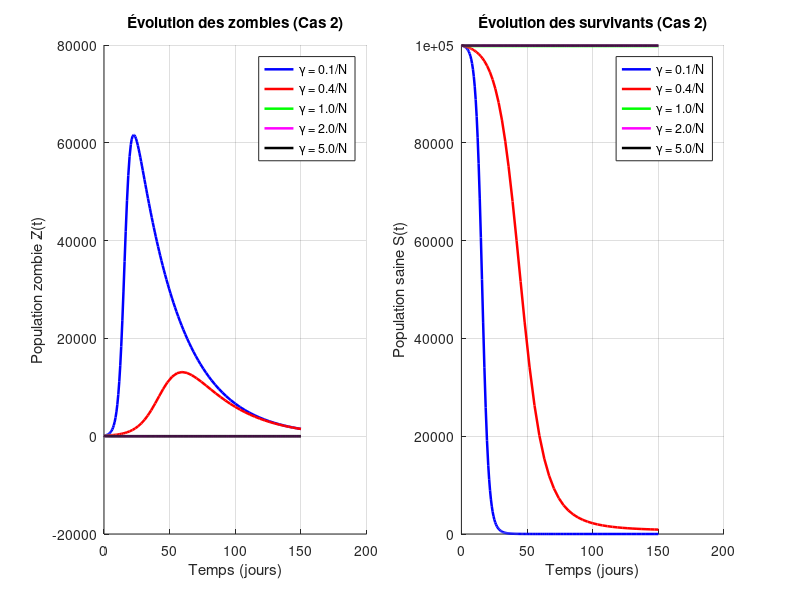

MATLAB code to generate this figure: (Note: this script raises an error after producing the figure.)
%% Modélisation d'une pandémie zombie (modèle SZD, variante du modèle SIR)
% Auteur : Timothé Bardoux - IPSA, Bachelor 1, Introduction à MATLAB
% Résolution des systèmes d'équations différentielles avec ode45.

clear all; close all; clc;

%% Paramètres
N      = 100000;       % Population totale
Z0     = 100;          % Zombies initiaux
S0     = N - Z0;       % Personnes saines initiales
D0     = 0;            % Morts initiaux
R0_pop = 0;            % Personnes guéries initiales (cas 3)

tspan = [0 150];       % Durée : 150 jours

alpha = 0.55 / N;      % Taux de contamination
beta  = 0.03;          % Taux de mortalité des zombies
gamma = 0.4 / N;       % Taux de compétition / guérison
rho   = 0.02;          % Taux de mise en quarantaine (cas bonus)

%% Cas 1 : sans réponse humaine
fprintf('=== CAS 1 : Sans réponse humaine ===\n');

f1 = @(t, y) [...
    -alpha * y(1) * y(2);                     % dS/dt
     alpha * y(1) * y(2) - beta * y(2);       % dZ/dt
     beta * y(2)];                            % dD/dt

y0_1 = [S0; Z0; D0];
[t1, Y1] = ode45(f1, tspan, y0_1);
S1 = Y1(:,1); Z1 = Y1(:,2); D1 = Y1(:,3);

[pic_Z1, idx_Z1] = max(Z1);
fprintf(' Pic zombies     : %.0f personnes au jour %.1f\n', pic_Z1, t1(idx_Z1));
fprintf(' Survivants J150 : %.0f personnes\n', S1(end));
fprintf(' Morts totaux    : %.0f personnes\n\n', D1(end));

%% Cas 2 : avec rébellion humaine
fprintf('=== CAS 2 : Avec rébellion humaine ===\n');

f2 = @(t, y) [...
    -alpha * y(1) * y(2);
     alpha * y(1) * y(2) - beta * y(2) - gamma * y(1) * y(2);
     beta * y(2) + gamma * y(1) * y(2)];

y0_2 = [S0; Z0; D0];
[t2, Y2] = ode45(f2, tspan, y0_2);
S2 = Y2(:,1); Z2 = Y2(:,2); D2 = Y2(:,3);

[pic_Z2, idx_Z2] = max(Z2);
fprintf(' Pic zombies     : %.0f personnes au jour %.1f\n', pic_Z2, t2(idx_Z2));
fprintf(' Survivants J150 : %.0f personnes\n', S2(end));
fprintf(' Morts totaux    : %.0f personnes\n\n', D2(end));

%% Cas 2 : étude de l'effet de gamma
fprintf('=== CAS 2 : Étude de l''effet de gamma ===\n');

gamma_vals = [0.1/N, 0.4/N, 1.0/N, 2.0/N, 5.0/N];
labels_g   = {'γ = 0.1/N', 'γ = 0.4/N', 'γ = 1.0/N', 'γ = 2.0/N', 'γ = 5.0/N'};
colors_g   = {'b', 'r', 'g', 'm', 'k'};

figure('Name','Cas 2 - Effet de gamma','NumberTitle','off','Position',[100 100 900 400]);
subplot(1,2,1); hold on;
subplot(1,2,2); hold on;

for i = 1:length(gamma_vals)
    g = gamma_vals(i);
    f_g = @(t, y) [...
        -alpha * y(1) * y(2);
         alpha * y(1) * y(2) - beta * y(2) - g * y(1) * y(2);
         beta * y(2) + g * y(1) * y(2)];
    [tg, Yg] = ode45(f_g, tspan, y0_2);
    Sg = Yg(:,1); Zg = Yg(:,2);

    subplot(1,2,1); plot(tg, Zg, colors_g{i}, 'LineWidth', 1.8);
    subplot(1,2,2); plot(tg, Sg, colors_g{i}, 'LineWidth', 1.8);

    [pic_g, idx_g] = max(Zg);
    fprintf(' %s -> Pic : %.0f au jour %.1f | Survivants : %.0f\n', ...
        labels_g{i}, pic_g, tg(idx_g), Sg(end));
end

subplot(1,2,1);
xlabel('Temps (jours)'); ylabel('Population zombie Z(t)');
title('Évolution des zombies (Cas 2)');
legend(labels_g, 'Location','northeast'); grid on;

subplot(1,2,2);
xlabel('Temps (jours)'); ylabel('Population saine S(t)');
title('Évolution des survivants (Cas 2)');
legend(labels_g, 'Location','northeast'); grid on;

sgtitle('Cas 2 : Impact du paramètre \gamma');
fprintf('\n');

%% Cas 3 : avec remède permanent
fprintf('=== CAS 3 : Avec remède permanent ===\n');

f3 = @(t, y) [...
    -alpha * y(1) * y(2);
     alpha * y(1) * y(2) - beta * y(2) - gamma * (y(1) + y(3)) * y(2);
     gamma * (y(1) + y(3)) * y(2);
     beta * y(2)];

y0_3 = [S0; Z0; R0_pop; D0];
[t3, Y3] = ode45(f3, tspan, y0_3);
S3 = Y3(:,1); Z3 = Y3(:,2); R3 = Y3(:,3); D3 = Y3(:,4);

[pic_Z3, idx_Z3] = max(Z3);
fprintf(' Pic zombies           : %.0f personnes au jour %.1f\n', pic_Z3, t3(idx_Z3));
fprintf(' Survivants sains J150 : %.0f\n', S3(end));
fprintf(' Guéris R J150         : %.0f\n', R3(end));
fprintf(' Morts totaux          : %.0f\n\n', D3(end));

%% Cas 4 : remède disponible après 10 jours
fprintf('=== CAS 4 : Remède disponible après 10 jours ===\n');

T_remede = 10;   % Jour d'arrivée du remède

% Phase 1 : 0 à T_remede (modèle du cas 1)
[t4a, Y4a] = ode45(f1, [0 T_remede], y0_1);

% Conditions initiales de la phase 2 : état à J10, R démarre à 0
y0_4b = [Y4a(end,1); Y4a(end,2); 0; Y4a(end,3)];

% Phase 2 : T_remede à 150 (modèle du cas 3)
[t4b, Y4b] = ode45(f3, [T_remede 150], y0_4b);

% Concaténation des deux phases
t4 = [t4a; t4b];
S4 = [Y4a(:,1); Y4b(:,1)];
Z4 = [Y4a(:,2); Y4b(:,2)];
R4 = [zeros(size(Y4a,1),1); Y4b(:,3)];
D4 = [Y4a(:,3); Y4b(:,4)];

[pic_Z4, idx_Z4] = max(Z4);
fprintf(' Pic zombies           : %.0f personnes au jour %.1f\n', pic_Z4, t4(idx_Z4));
fprintf(' Survivants sains J150 : %.0f\n', S4(end));
fprintf(' Guéris R J150         : %.0f\n', R4(end));
fprintf(' Morts totaux          : %.0f\n\n', D4(end));

%% Cas bonus : mise en quarantaine
fprintf('=== CAS BONUS : Mise en quarantaine ===\n');

fq = @(t, y) [...
    -alpha * y(1) * y(2) - rho * y(1);                     % dS/dt
     alpha * y(1) * y(2) - beta * y(2) - gamma * y(1) * y(2); % dZ/dt
     rho * y(1);                                           % dQ/dt
     beta * y(2) + gamma * y(1) * y(2)];                   % dD/dt

[tq, Yq] = ode45(fq, tspan, [S0; Z0; 0; D0]);
Sq = Yq(:,1); Zq = Yq(:,2); Qq = Yq(:,3); Dq = Yq(:,4);

[pic_Zq, idx_Zq] = max(Zq);
fprintf(' Pic zombies           : %.0f personnes au jour %.1f\n', pic_Zq, tq(idx_Zq));
fprintf(' Hors de danger (S+Q)  : %.0f\n', Sq(end) + Qq(end));
fprintf(' Morts totaux          : %.0f\n\n', Dq(end));

%% Graphiques
figure;
plot(t1, S1, 'b', 'LineWidth', 2); hold on;
plot(t1, Z1, 'r', 'LineWidth', 2);
plot(t1, D1, 'k--', 'LineWidth', 2);
xlabel('Temps (jours)'); ylabel('Population');
title('Cas 1 – Sans réponse humaine');
legend('Sains S(t)', 'Zombies Z(t)', 'Morts D(t)'); grid on;

figure;
plot(t2, S2, 'b', 'LineWidth', 2); hold on;
plot(t2, Z2, 'r', 'LineWidth', 2);
plot(t2, D2, 'k--', 'LineWidth', 2);
xlabel('Temps (jours)'); ylabel('Population');
title('Cas 2 – Rébellion humaine');
legend('Sains S(t)', 'Zombies Z(t)', 'Morts D(t)'); grid on;

figure;
plot(t3, S3, 'b', 'LineWidth', 2); hold on;
plot(t3, Z3, 'r', 'LineWidth', 2);
plot(t3, R3, 'g', 'LineWidth', 2);
plot(t3, D3, 'k--', 'LineWidth', 2);
xlabel('Temps (jours)'); ylabel('Population');
title('Cas 3 – Avec remède');
legend('Sains S(t)', 'Zombies Z(t)', 'Guéris R(t)', 'Morts D(t)'); grid on;

figure;
plot(t4, S4, 'b', 'LineWidth', 2); hold on;
plot(t4, Z4, 'r', 'LineWidth', 2);
plot(t4, R4, 'g', 'LineWidth', 2);
plot(t4, D4, 'k--', 'LineWidth', 2);
xline(10, '--m', 'Remède J10');
xlabel('Temps (jours)'); ylabel('Population');
title('Cas 4 – Remède disponible à J10');
legend('Sains S(t)', 'Zombies Z(t)', 'Guéris R(t)', 'Morts D(t)'); grid on;

figure;
plot(tq, Sq, 'b', 'LineWidth', 2); hold on;
plot(tq, Zq, 'r', 'LineWidth', 2);
plot(tq, Qq, 'c', 'LineWidth', 2);
plot(tq, Dq, 'k--', 'LineWidth', 2);
xlabel('Temps (jours)'); ylabel('Population');
title('Cas bonus – Mise en quarantaine');
legend('Sains S(t)', 'Zombies Z(t)', 'Quarantaine Q(t)', 'Morts D(t)'); grid on;

figure;
plot(t1, Z1, 'b', 'LineWidth', 2); hold on;
plot(t2, Z2, 'r', 'LineWidth', 2);
plot(t3, Z3, 'g', 'LineWidth', 2);
plot(t4, Z4, 'm--', 'LineWidth', 2);
plot(tq, Zq, 'c:', 'LineWidth', 2);
xlabel('Temps (jours)'); ylabel('Population zombie Z(t)');
title('Comparaison des zombies – tous les scénarios');
legend('Cas 1', 'Cas 2', 'Cas 3', 'Cas 4', 'Bonus quarantaine'); grid on;
